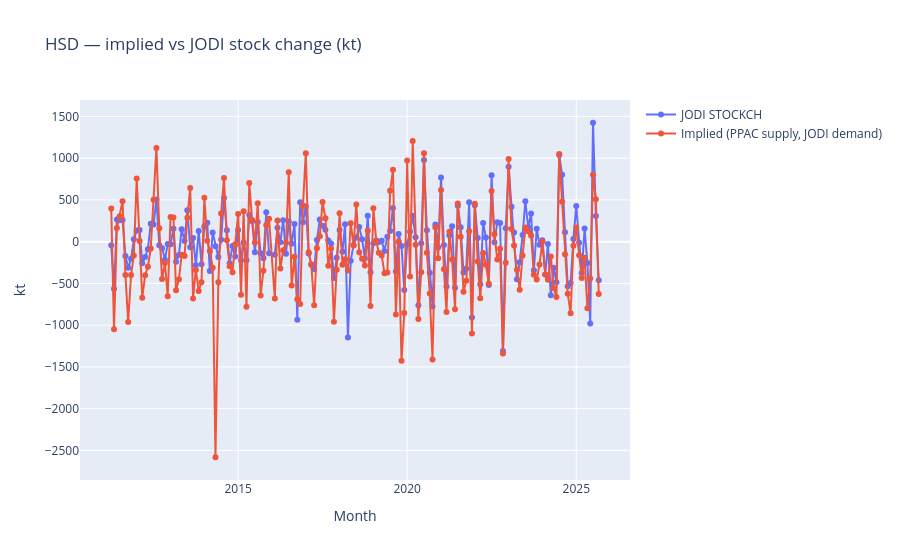

Notebook source saved alongside this figure:
### Code cell
plot_df = hsd.dropna(subset=['STOCKCH', 'implied_STOCKCH_jodi_dem'])
fig = go.Figure()
fig.add_trace(go.Scatter(x=plot_df['TIME_PERIOD'].astype(str), y=plot_df['STOCKCH'],
                         name='JODI STOCKCH', mode='lines+markers'))
fig.add_trace(go.Scatter(x=plot_df['TIME_PERIOD'].astype(str), y=plot_df['implied_STOCKCH_jodi_dem'],
                         name='Implied (PPAC supply, JODI demand)', mode='lines+markers'))
fig.update_layout(title='HSD — implied vs JODI stock change (kt)', xaxis_title='Month', yaxis_title='kt')
fig.show()

### Figure 1 — Plotly figure (JSON) as saved in the notebook; plotly's stock layout.template omitted (floating-point values rounded to 4 significant figures; data arrays with more than 128 entries replaced by an {"elided": "..."} marker saying what was removed)
{"data": [{"mode": "lines+markers", "name": "JODI STOCKCH", "type": "scatter", "x": {"elided": "173 str values"}, "y": {"elided": "173 float values"}}, {"mode": "lines+markers", "name": "Implied (PPAC supply, JODI demand)", "type": "scatter", "x": {"elided": "173 str values"}, "y": {"elided": "173 float values"}}], "layout": {"title": {"text": "HSD — implied vs JODI stock change (kt)"}, "xaxis": {"title": {"text": "Month"}}, "yaxis": {"title": {"text": "kt"}}}}
